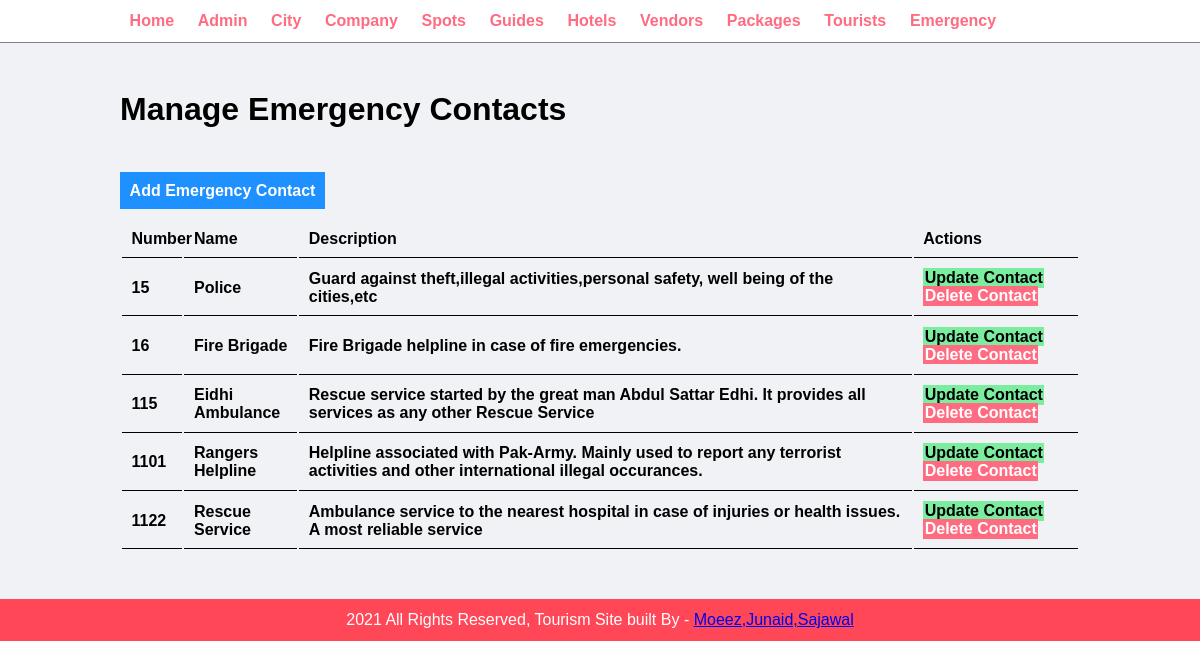
Page /admin/manage-emergency.php on the committed database.
### tables this page shows
CREATE TABLE `emergency_contacts` (
  `Number` bigint(11) NOT NULL,
  `Name` varchar(30) NOT NULL,
  `Description` text DEFAULT NULL
);

### admin/manage-emergency.php (the view, shortened to what this page needs)
<?php include('partial/menu.php'); ?>
        <div class="main-content">
            <div class="wrapper">
                <h1>Manage Emergency Contacts</h1>
                <br />
                <br /><br />
                <a href="add-emergency.php" class="btn-primary">Add Emergency Contact</a>
                <br /><br />
                <table class="tbl-full">
                    <tr>
                        <th>Number</th>
                        <th>Name</th>
                        <th>Description</th>
                        <th>Actions</th>
                    </tr>
                    <?php
                        $sql="SELECT * FROM emergency_contacts";
                        $res=mysqli_query($conn, $sql);
                        if ($res==TRUE) {
                            $count=mysqli_num_rows($res);
                            if ($count>0)
                            {
                                while ($rows=mysqli_fetch_assoc($res))
                                {
                                    $a=$rows['Number'];
                                    $b=$rows['Name'];
                                    $c=$rows['Description'];
                                    ?>
                                    <tr>
                                        <th><?php echo $a ?> </th>
                                        <th><?php echo $b ?></th>
                                        <th><?php echo $c ?></th>
                                        <th>
                                            <a href="<?php echo SITEURL; ?>admin/update-emergency.php?id=<?php echo $a; ?>" class="btn-secondary">Update Contact</a>
                                            <a href="<?php echo SITEURL; ?>admin/delete-emergency.php?id=<?php echo $a; ?>" class="btn-danger">Delete Contact</a>
                                        </th>
                                </tr>
                                    <?php
                                }
                            }
                            else
                            {
                            }
                        }
                        else{
                        }
                    ?>
                </table>
            </div>
        </div>
<?php include('partial/footer.php'); ?>

### css/admin.css (style rules this page uses)
* { margin: 0; padding: 0; font-family: Arial, Helvetica, sans-serif; }
.wrapper { padding: 1%; width: 80%; margin: 0 auto; }
.tbl-full { width: 100%; }
table tr th { border-bottom: 1px solid black; padding: 1%; text-align: left; }
.btn-primary { background-color: #1e90ff; padding: 1%; color: white; text-decoration: none; font-weight: bold; }
.btn-secondary { background-color: #7bed9f; padding: 1%; color: black; text-decoration: none; font-weight: bold; }
.btn-danger { background-color: #ff6b81; padding: 1%; color: white; text-decoration: none; font-weight: bold; }
.main-content { background-color: #f1f2f6; padding: 3% 0; }

### rows in the picture
emergency_contacts: Number "15", Name "Police", Description "Guard against theft,illegal activities,personal safety, well being of the cities,etc"
emergency_contacts: Number "16", Name "Fire Brigade", Description "Fire Brigade helpline in case of fire emergencies."
emergency_contacts: Number "115", Name "Eidhi Ambulance", Description "Rescue service started by the great man Abdul Sattar Edhi. It provides all services as any other Rescue Service"
emergency_contacts: Number "1101", Name "Rangers Helpline", Description "Helpline associated with Pak-Army. Mainly used to report any terrorist activities and other international illegal occurances."
emergency_contacts: Number "1122", Name "Rescue Service", Description "Ambulance service to the nearest hospital in case of injuries or health issues. A most reliable service"
